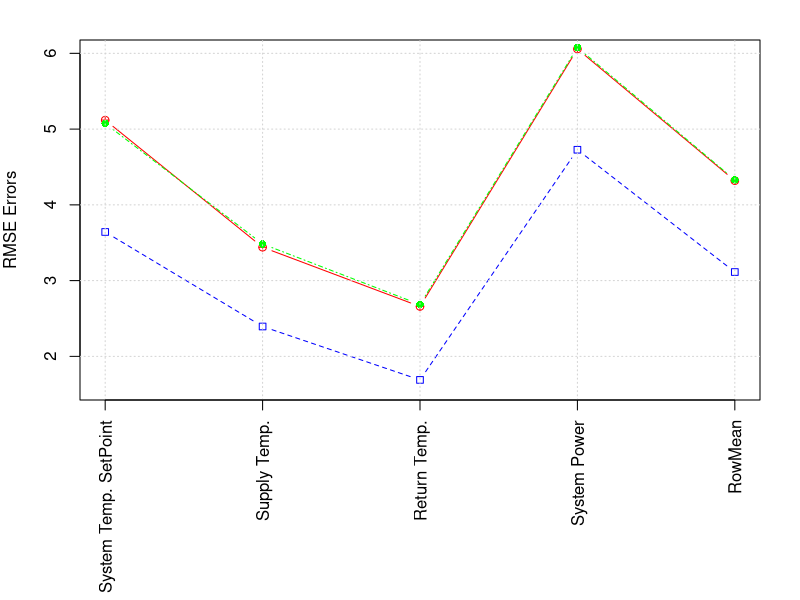
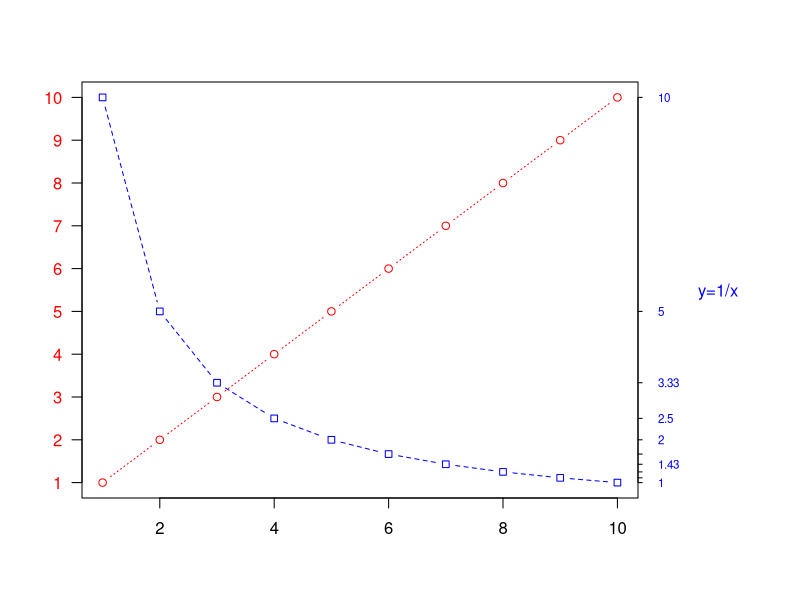

Write the R code that produced these figures, in order.
Naive_Model_RMSE <- c("5.118866", "3.440297","2.658365","6.056876","4.318601")
Linear_RMSE <- c("3.641991","2.394338","1.689203","4.727263","3.113199")
Weighted_RMSE <- c("5.074422", "3.483557","2.683999","6.077278","4.329814")
a <- c("System Temp. SetPoint","Supply Temp.","Return Temp.","System Power","RowMean")
x <- c(1:5)

par(mar=c(10, 4, 2, 2),bg="White" )
plot(x,Naive_Model_RMSE, xaxt="n",type = 'b',pch= 10,col="red",lty=7,ylim =c(1.6,6),xlab="",ylab="RMSE Errors")
lines(x,Linear_RMSE,type="b", pch=22, col="blue", lty=2)
lines(x,Weighted_RMSE,type="b", pch=16, col="green", lty=4)
grid(col = "lightgray", lty = "dotted")
axis(side=1, at=x, labels=a, , las = 2)
?legend


x <- c(1:10); y <- x; z <- 10/x
par(mar=c(5, 4, 4, 8) + 0.1)

plot(x, y,type="b", pch=21, col="red", 
     yaxt="n", lty=3, xlab="", ylab="")
lines(x, z, type="b", pch=22, col="blue", lty=2)
axis(2, at=x,labels=x, col.axis="red", las=2)

# draw an axis on the right, with smaller text and ticks 
axis(4, at=z,labels=round(z,digits=2),
     col.axis="blue", las=2, cex.axis=0.7, tck=-.01)

mtext("y=1/x", side=4, line=3, cex.lab=1,las=2, col="blue")
